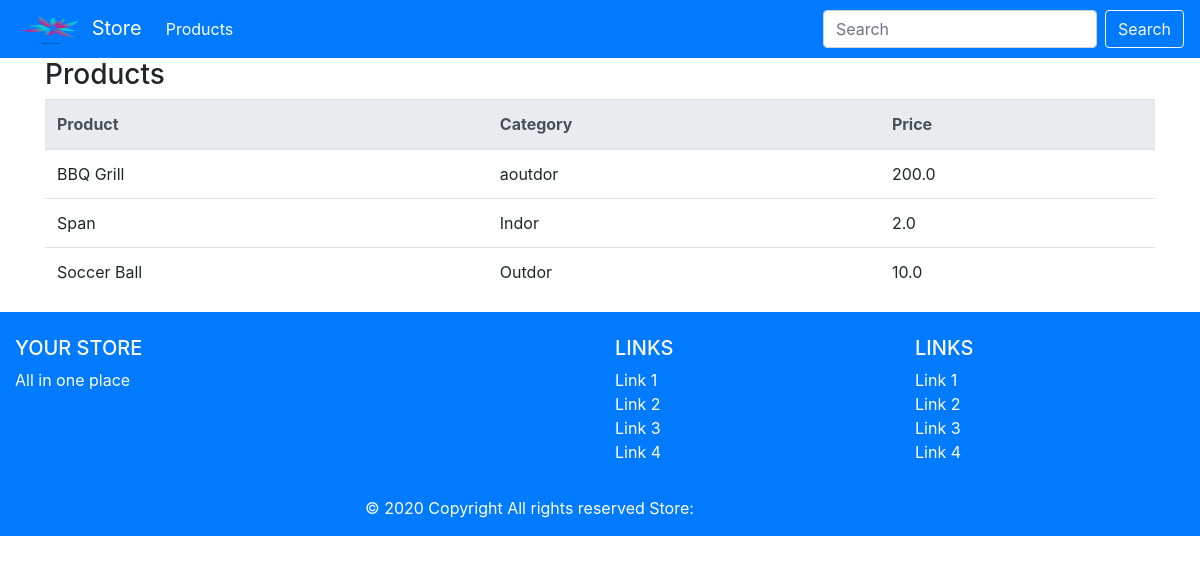
Screenshot of /products/ with the database file from the repository.
### accounts/models.py (models this page shows, shortened)
class Product(models.Model):
    Category= (('Indor','Indor'),('Outdor', 'Outdor'))
    name = models.CharField(max_length=200, null= True)
    price= models.FloatField(null=True)
    category= models.CharField(max_length=200, null= True, choices=Category)
    description= models.CharField(max_length=220, null= True, blank=True)
    date_created= models.DateTimeField(auto_now_add=True)
    tag = models.ManyToManyField(Tag, null= True)

### accounts/views.py (the view)
# urls.py: path('products/',products, name="products"),
def products(request):
    products = Product.objects.all()
    return render(request,'accounts/products.html',{"products":products});

### accounts/templates/accounts/products.html
{% extends "accounts/base.html" %}
{% block content %}
      <div class="container">
            <h3>Products</h3>
            <table class="table">
                  <thead class="thead-light">
                    <tr>
                      <th scope="col">Product</th>
                      <th scope="col">Category</th>
                      <th scope="col">Price</th>
                    </tr>
                  </thead>
                  <tbody>
                    {% for product in products %}
                    <tr>
                      <td>{{product.name}}</td>
                      <td>{{product.category}}</td>
                      <td>{{product.price}}</td>
                    </tr>
                    {% endfor %}
                  </tbody>
                </table>
      </div>
{% endblock content %}

### rows the page displays
Product: name "BBQ Grill", category "aoutdor", price "200.0"
Product: name "Span", category "Indor", price "2.0"
Product: name "Soccer Ball", category "Outdor", price "10.0"
